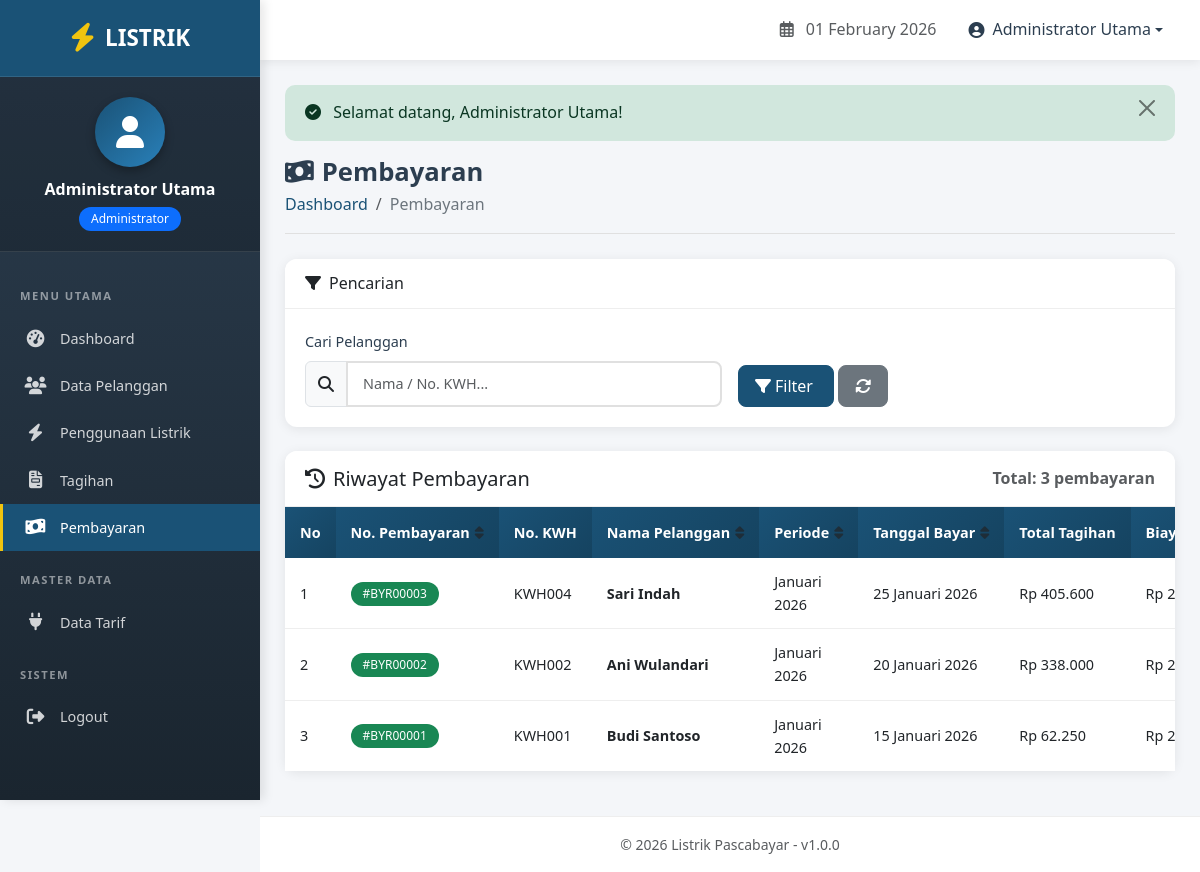
Page /admin/pembayaran.php (signed in) on the committed database.
### tables this page shows
CREATE TABLE pembayaran (
    id_pembayaran INT PRIMARY KEY AUTO_INCREMENT,
    id_tagihan INT NOT NULL,
    id_pelanggan INT NOT NULL,
    tanggal_pembayaran DATE NOT NULL,
    bulan_bayar VARCHAR(20) NOT NULL,
    biaya_admin DECIMAL(10,2) DEFAULT 2500.00 COMMENT 'Biaya administrasi',
    total_bayar DECIMAL(12,2) NOT NULL COMMENT 'Total pembayaran',
    id_user INT NOT NULL COMMENT 'ID admin yang memproses pembayaran',
    created_at TIMESTAMP DEFAULT CURRENT_TIMESTAMP,
    FOREIGN KEY (id_tagihan) REFERENCES tagihan(id_tagihan) ON DELETE RESTRICT,
    FOREIGN KEY (id_pelanggan) REFERENCES pelanggan(id_pelanggan) ON DELETE RESTRICT,
    FOREIGN KEY (id_user) REFERENCES user(id_user) ON DELETE RESTRICT
);

CREATE TABLE pelanggan (
    id_pelanggan INT PRIMARY KEY AUTO_INCREMENT,
    username VARCHAR(50) NOT NULL UNIQUE,
    password VARCHAR(255) NOT NULL,
    nomor_kwh VARCHAR(50) NOT NULL UNIQUE COMMENT 'Nomor meter KWH pelanggan',
    nama_pelanggan VARCHAR(100) NOT NULL,
    alamat TEXT NOT NULL,
    id_tarif INT NOT NULL,
    created_at TIMESTAMP DEFAULT CURRENT_TIMESTAMP,
    FOREIGN KEY (id_tarif) REFERENCES tarif(id_tarif) ON DELETE RESTRICT
);

CREATE TABLE tagihan (
    id_tagihan INT PRIMARY KEY AUTO_INCREMENT,
    id_penggunaan INT NOT NULL,
    id_pelanggan INT NOT NULL,
    bulan VARCHAR(20) NOT NULL,
    tahun INT NOT NULL,
    jumlah_meter INT NOT NULL COMMENT 'Total penggunaan dalam kWh',
    status ENUM('BELUM DIBAYAR', 'LUNAS') DEFAULT 'BELUM DIBAYAR',
    created_at TIMESTAMP DEFAULT CURRENT_TIMESTAMP,
    FOREIGN KEY (id_penggunaan) REFERENCES penggunaan(id_penggunaan) ON DELETE CASCADE,
    FOREIGN KEY (id_pelanggan) REFERENCES pelanggan(id_pelanggan) ON DELETE CASCADE
);

CREATE TABLE tarif (
    id_tarif INT PRIMARY KEY AUTO_INCREMENT,
    daya INT NOT NULL COMMENT 'Daya listrik dalam Watt',
    tarifperkwh DECIMAL(10,2) NOT NULL COMMENT 'Tarif per kWh dalam Rupiah'
);

### admin/pembayaran.php (the view, shortened to what this page needs)
<?php
require_once '../includes/functions.php';
$tagihan_bayar = null;
$search = isset($_GET['search']) ? clean($_GET['search']) : '';
$sort = isset($_GET['sort']) ? clean($_GET['sort']) : 'id_pembayaran';
$order = isset($_GET['order']) ? clean($_GET['order']) : 'desc';
$per_page = 10;
$page = isset($_GET['page']) ? (int)$_GET['page'] : 1;
$start = ($page - 1) * $per_page;
$where = [];
$where_clause = !empty($where) ? 'WHERE ' . implode(' AND ', $where) : '';
$total_query = "SELECT COUNT(*) as total FROM pembayaran pb JOIN pelanggan p ON pb.id_pelanggan = p.id_pelanggan {$where_clause}";
$total_result = $conn->query($total_query);
$total_data = $total_result->fetch_assoc()['total'];
$order_by = "ORDER BY {$sort} {$order}";
$query = "SELECT pb.*, p.nama_pelanggan, p.nomor_kwh, t.bulan, t.tahun, t.jumlah_meter,
                 tr.tarifperkwh, u.nama_admin
          FROM pembayaran pb
          JOIN pelanggan p ON pb.id_pelanggan = p.id_pelanggan
          JOIN tagihan t ON pb.id_tagihan = t.id_tagihan
          JOIN tarif tr ON p.id_tarif = tr.id_tarif
          JOIN user u ON pb.id_user = u.id_user
          {$where_clause}
          {$order_by}
          LIMIT {$start}, {$per_page}";
$result = $conn->query($query);
require_once '../includes/header.php';
?>
<div class="page-header">
    <h1 class="page-title">
        <i class="fas fa-money-bill-wave me-2"></i>Pembayaran
    </h1>
    <nav aria-label="breadcrumb">
        <ol class="breadcrumb">
            <li class="breadcrumb-item"><a href="dashboard.php">Dashboard</a></li>
            <li class="breadcrumb-item active">Pembayaran</li>
        </ol>
    </nav>
</div>
<?php if ($tagihan_bayar): ?>
<div class="row">
    <div class="col-lg-8 mx-auto">
        <div class="card">
            <div class="card-header bg-primary text-white">
                <h5 class="mb-0"><i class="fas fa-money-bill-wave me-2"></i>Form Pembayaran</h5>
            </div>
            <div class="card-body">
                <div class="row mb-4">
                    <div class="col-md-6">
                        <h6 class="text-primary mb-3"><i class="fas fa-user me-2"></i>Informasi Pelanggan</h6>
                        <table class="table table-sm table-borderless">
                            <tr><td class="text-muted">No. KWH</td><td class="fw-bold">: <?php echo $tagihan_bayar['nomor_kwh']; ?></td></tr>
                            <tr><td class="text-muted">Nama</td><td class="fw-bold">: <?php echo $tagihan_bayar['nama_pelanggan']; ?></td></tr>
                            <tr><td class="text-muted">Daya</td><td>: <?php echo number_format($tagihan_bayar['daya']); ?> Watt</td></tr>
                        </table>
                    </div>
                    <div class="col-md-6">
                        <h6 class="text-primary mb-3"><i class="fas fa-file-invoice me-2"></i>Informasi Tagihan</h6>
                        <table class="table table-sm table-borderless">
                            <tr><td class="text-muted">Periode</td><td class="fw-bold">: <?php echo $tagihan_bayar['bulan'] . ' ' . $tagihan_bayar['tahun']; ?></td></tr>
                            <tr><td class="text-muted">Jumlah Meter</td><td>: <?php echo number_format($tagihan_bayar['jumlah_meter']); ?> kWh</td></tr>
                            <tr><td class="text-muted">Tarif/kWh</td><td>: <?php echo formatRupiah($tagihan_bayar['tarifperkwh']); ?></td></tr>
                        </table>
                    </div>
                </div>
                <form method="POST">
                    <input type="hidden" name="id_tagihan" value="<?php echo $tagihan_bayar['id_tagihan']; ?>">
                    <input type="hidden" name="id_pelanggan" value="<?php echo $tagihan_bayar['id_pelanggan']; ?>">
                    <div class="row">
                        <div class="col-md-6 mb-3">
                            <label class="form-label">Tanggal Pembayaran</label>
                            <input type="date" name="tanggal_pembayaran" class="form-control" value="<?php echo date('Y-m-d'); ?>" readonly required>
                        </div>
                        <div class="col-md-6 mb-3">
                            <label class="form-label">Bulan Bayar</label>
                            <input type="text" name="bulan_bayar" class="form-control" value="<?php echo $tagihan_bayar['bulan'] . ' ' . $tagihan_bayar['tahun']; ?>" readonly>
                        </div>
                    </div>
                    <?php
                        $total_tagihan = $tagihan_bayar['jumlah_meter'] * $tagihan_bayar['tarifperkwh'];
                        $biaya_admin = 2500;
                        $total_bayar = $total_tagihan + $biaya_admin;
                    ?>
                    <div class="card bg-light mb-4">
                        <div class="card-body">
                            <div class="row">
                                <div class="col-md-4 text-center border-end">
                                    <p class="text-muted mb-1">Total Tagihan</p>
                                    <h5 class="text-primary"><?php echo formatRupiah($total_tagihan); ?></h5>
                                </div>
                                <div class="col-md-4 text-center border-end">
                                    <p class="text-muted mb-1">Biaya Admin</p>
                                    <h5><?php echo formatRupiah($biaya_admin); ?></h5>
                                    <input type="hidden" name="biaya_admin" value="<?php echo $biaya_admin; ?>">
                                </div>
                                <div class="col-md-4 text-center">
                                    <p class="text-muted mb-1">Total Bayar</p>
                                    <h4 class="text-success fw-bold"><?php echo formatRupiah($total_bayar); ?></h4>
                                    <input type="hidden" name="total_bayar" value="<?php echo $total_bayar; ?>">
                                </div>
                            </div>
                        </div>
                    </div>
                    <div class="d-flex justify-content-between">
                        <a href="tagihan.php" class="btn btn-secondary"><i class="fas fa-arrow-left me-2"></i>Kembali</a>
                        <button type="submit" name="bayar" class="btn btn-success btn-lg">
                            <i class="fas fa-check-circle me-2"></i>Proses Pembayaran
                        </button>
                    </div>
                </form>
            </div>
        </div>
    </div>
</div>
<?php else: ?>
<div class="card mb-4">
    <div class="card-header">
        <h6 class="mb-0"><i class="fas fa-filter me-2"></i>Pencarian</h6>
    </div>
    <div class="card-body">
        <form method="GET" class="row g-3 align-items-end">
            <div class="col-md-6">
                <label class="form-label">Cari Pelanggan</label>
                <div class="input-group">
                    <span class="input-group-text"><i class="fas fa-search"></i></span>
                    <input type="text" name="search" class="form-control"
                           placeholder="Nama / No. KWH..." value="<?php echo $search; ?>">
                </div>
            </div>
            <div class="col-md-3">
                <button type="submit" class="btn btn-primary">
                    <i class="fas fa-filter"></i><span class="p-1">Filter</span>
                </button>
                <a href="?" class="btn btn-secondary">
                    <i class="fas fa-sync-alt"></i>
                </a>
            </div>
        </form>
    </div>
</div>
<div class="card">
    <div class="card-header d-flex justify-content-between align-items-center">
        <h5 class="mb-0"><i class="fas fa-history me-2"></i>Riwayat Pembayaran</h5>
        <span class="text-muted">Total: <?php echo $total_data; ?> pembayaran</span>
    </div>
    <div class="card-body p-0">
        <div class="table-responsive">
            <table class="table table-hover mb-0">
                <thead>
                    <tr>
                        <th>No</th>
                        <th>
                            <a href="<?php echo sortUrl('id_pembayaran', $sort, $order); ?>" class="text-white text-decoration-none">
                                No. Pembayaran <?php echo sortIcon('id_pembayaran', $sort, $order); ?>
                            </a>
                        </th>
                        <th>No. KWH</th>
                        <th>
                            <a href="<?php echo sortUrl('nama_pelanggan', $sort, $order); ?>" class="text-white text-decoration-none">
                                Nama Pelanggan <?php echo sortIcon('nama_pelanggan', $sort, $order); ?>
                            </a>
                        </th>
                        <th>
                            <a href="<?php echo sortUrl('bulan', $sort, $order); ?>" class="text-white text-decoration-none">
                                Periode <?php echo sortIcon('bulan', $sort, $order); ?>
                            </a>
                        </th>
                        <th>
                            <a href="<?php echo sortUrl('tanggal_pembayaran', $sort, $order); ?>" class="text-white text-decoration-none">
                                Tanggal Bayar <?php echo sortIcon('tanggal_pembayaran', $sort, $order); ?>
                            </a>
                        </th>
                        <th>Total Tagihan</th>
                        <th>Biaya Admin</th>
                    </tr>
                </thead>
                <tbody>
                    <?php if ($result->num_rows > 0): ?>
                        <?php $no = $start + 1; while ($row = $result->fetch_assoc()):
                            $total_tagihan = $row['jumlah_meter'] * $row['tarifperkwh'];
                        ?>
                            <tr>
                                <td><?php echo $no++; ?></td>
                                <td><span class="badge bg-success">#BYR<?php echo str_pad($row['id_pembayaran'], 5, '0', STR_PAD_LEFT); ?></span></td>
                                <td><?php echo $row['nomor_kwh']; ?></td>
                                <td><strong><?php echo $row['nama_pelanggan']; ?></strong></td>
                                <td><?php echo $row['bulan'] . ' ' . $row['tahun']; ?></td>
                                <td><?php echo formatTanggal($row['tanggal_pembayaran']); ?></td>
                                <td><?php echo formatRupiah($total_tagihan); ?></td>
                                <td><?php echo formatRupiah($row['biaya_admin']); ?></td>
                            </tr>
                        <?php endwhile; ?>
                    <?php endif; ?>
                </tbody>
            </table>
        </div>
    </div>
</div>
<?php endif; ?>
<?php require_once '../includes/footer.php'; ?>

### assets/css/style.css (style rules this page uses)
:root { --primary-color: #1a5276; --primary-dark: #154360; --primary-light: #2980b9; --secondary-color: #f39c12; --success-color: #27ae60; --danger-color: #e74c3c; --warning-color: #f1c40f; --info-color: #3498db; --light-color: #f8f9fa; --dark-color: #2c3e50; --sidebar-width: 260px; --navbar-height: 60px; }
* { margin: 0; padding: 0; box-sizing: border-box; }
body { font-family: "Segoe UI", Tahoma, Geneva, Verdana, sans-serif; background-color: #f4f6f9; color: #333; line-height: 1.6; overflow-x: hidden; }
a { text-decoration: none; color: inherit; }
.page-header { margin-bottom: 25px; padding-bottom: 15px; border-bottom: 1px solid #e0e0e0; }
.page-title { font-size: 1.6rem; font-weight: 700; color: var(--dark-color); margin-bottom: 5px; }
.breadcrumb { background: none; padding: 0; margin: 0; }
.breadcrumb-item a { color: var(--primary-color); }
.breadcrumb-item.active { color: #6c757d; }
.card { border: none; border-radius: 12px; box-shadow: 0 2px 12px rgba(0, 0, 0, 0.08); transition: all 0.3s ease; margin-bottom: 20px; background: white; }
.card-header { background: white; border-bottom: 1px solid #eee; padding: 15px 20px; border-radius: 12px 12px 0 0 !important; font-weight: 600; display: flex; align-items: center; justify-content: space-between; }
.card-header h5, .card-header h6 { margin: 0; }
.card-body { padding: 20px; }
.table { margin-bottom: 0; width: 100%; }
.table thead th { background: linear-gradient( 135deg, var(--primary-color), var(--primary-dark) ); color: white; border: none; font-weight: 600; padding: 14px 15px; font-size: 0.9rem; white-space: nowrap; }
.table thead th a { color: white; text-decoration: none; display: flex; align-items: center; gap: 5px; }
.table tbody td { padding: 12px 15px; vertical-align: middle; border-bottom: 1px solid #eee; font-size: 0.9rem; }
.table tbody tr:last-child td { border-bottom: none; }
.btn { border-radius: 8px; padding: 8px 16px; font-weight: 500; transition: all 0.3s ease; }
.btn-primary { background: var(--primary-color); border-color: var(--primary-color); }
.badge { padding: 6px 12px; border-radius: 20px; font-weight: 500; font-size: 0.75rem; }
.form-label { font-weight: 500; color: var(--dark-color); margin-bottom: 8px; font-size: 0.9rem; }
.form-control, .form-select { border: 2px solid #e0e0e0; border-radius: 8px; padding: 10px 15px; font-size: 0.9rem; }
.input-group .form-control { border-radius: 8px !important; }
.input-group > :not(:first-child) { border-top-left-radius: 0px !important; border-bottom-left-radius: 0px !important; }

### rows in the picture
pembayaran: id_pembayaran "00003", id_pelanggan.nomor_kwh "KWH004", id_pelanggan.nama_pelanggan "Sari Indah", id_tagihan.bulan "Januari", id_tagihan.tahun "2026", tanggal_pembayaran "25 Januari 2026", id_tagihan.tarifperkwh "Rp 405.600", biaya_admin "Rp…"
pembayaran: id_pembayaran "00002", id_pelanggan.nomor_kwh "KWH002", id_pelanggan.nama_pelanggan "Ani Wulandari", id_tagihan.bulan "Januari", id_tagihan.tahun "2026", tanggal_pembayaran "20 Januari 2026", id_tagihan.tarifperkwh "Rp 338.000", biaya_admin "Rp…"
pembayaran: id_pembayaran "00001", id_pelanggan.nomor_kwh "KWH001", id_pelanggan.nama_pelanggan "Budi Santoso", id_tagihan.bulan "Januari", id_tagihan.tahun "2026", tanggal_pembayaran "15 Januari 2026", id_tagihan.tarifperkwh "Rp 62.250", biaya_admin "Rp…"

### other values in the picture
$_SESSION['nama'] "Administrator Utama"
$_SESSION['level'] "Administrator"
$message "Selamat datang, Administrator Utama!"
$total_data "3"
APP_NAME "Listrik Pascabayar"
APP_VERSION "1.0.0"
